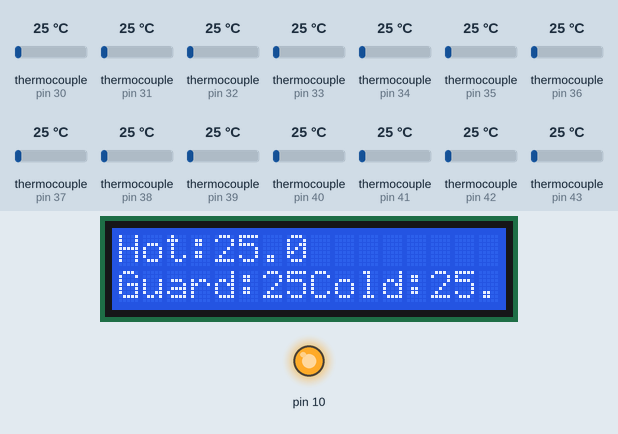
A sketch run on a simulated Arduino Uno, built with avr-gcc and run on an emulated ATmega328P. Shown: 16×2 character LCD, output pins drawn as LEDs (lit = HIGH). Inputs (shaded band) come from the test bench; at power-on: thermocouple (sensors on pin 30, pin 31, pin 32, pin 33, pin 34, pin 35, pin 36, pin 37, pin 38, pin 39, pin 40, pin 41, pin 42, pin 43) 25 °C. What the sketch prints to the serial monitor is not drawn.

Above: at 2.6 s.
2.7 s: thermocouple (sensor on pin 30) set to 6 °C
At 5.0 s:
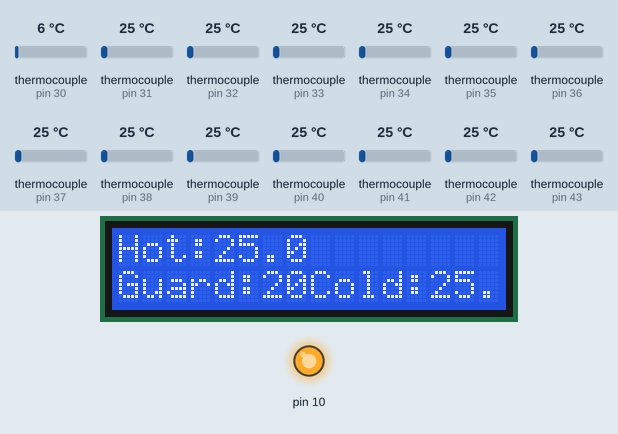
7.5 s: thermocouple (sensor on pin 31) set to 6 °C
At 9.0 s:
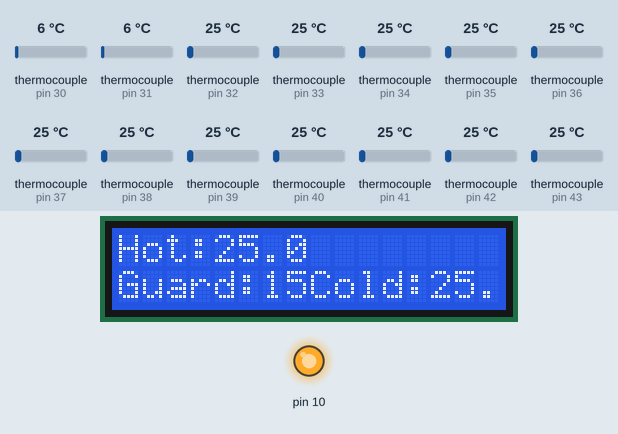
12.0 s: thermocouple (sensor on pin 32) set to 6 °C
At 14.0 s:
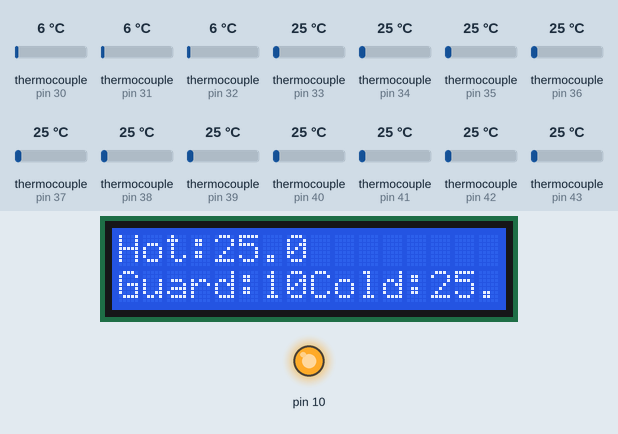
16.6 s: thermocouple (sensor on pin 33) set to 6 °C
At 19.0 s:
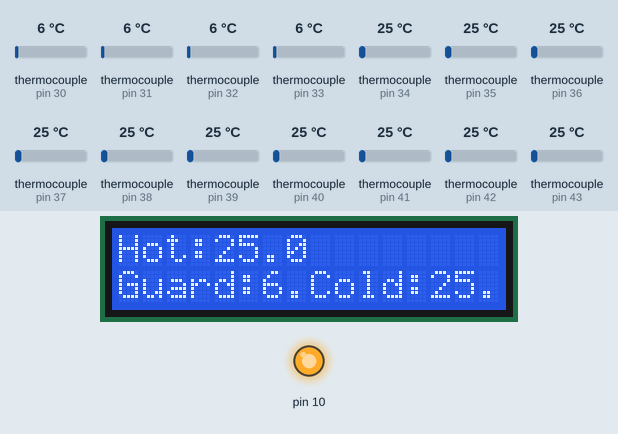
21.1 s: thermocouple (sensor on pin 34) set to 6 °C
At 22.6 s:
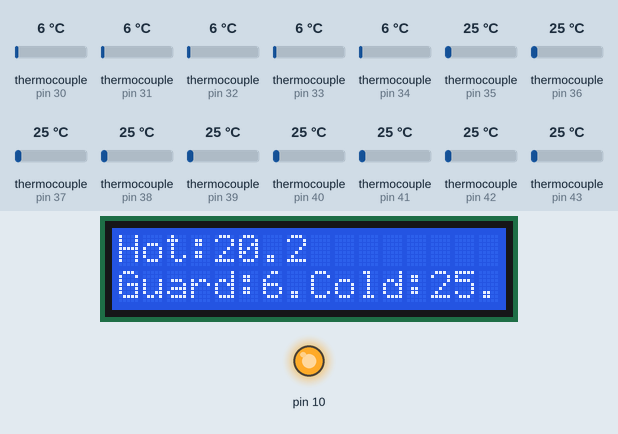
25.6 s: thermocouple (sensor on pin 35) set to 6 °C
At 27.4 s:
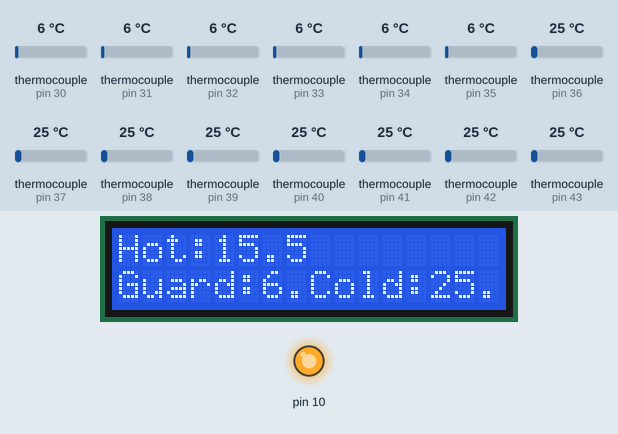
Timing chart, 0 to 28.9 s (numbered marks = the images above; inputs shaded):
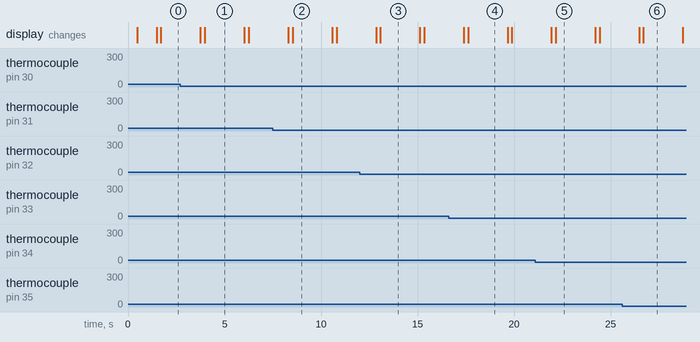

The sketch:

Arduino_Control_Code.ino
```cpp
//Other libraries needed for the code
#include <SPI.h>
#include "Adafruit_MAX31855.h"
#include <LiquidCrystal_I2C.h>

// Define pins for the Arduino MAX31855
#define MAXDO   22 // Data Output cable
#define MAXCLK  2 // Clock Cable

// Define Hot Plate pins (thermocouples 1-4)
#define MAXCS1  35 //Hot 1
#define MAXCS2  37 //Hot 2
#define MAXCS3  34 //Hot 3
#define MAXCS4  36 //Hot 4

// Define Guard pins (thermocouples 5-8)
#define MAXCS5  31 //GRD 1
#define MAXCS6  33 //GRD 2
#define MAXCS7  30 //GRD 3
#define MAXCS8  32 //GRD 4

// Define Cold Plate pins (thermocouples 9-14)
#define MAXCS9  39 //CLD1
#define MAXCS10 41 //CLD2
#define MAXCS11 43 //CLD3
#define MAXCS12 38 //CLD4
#define MAXCS13 40 //CLD5
#define MAXCS14 42 //CLD6

// Initialize thermocouples
Adafruit_MAX31855 thermocouples[] = {
  Adafruit_MAX31855(MAXCLK, MAXCS1, MAXDO), // Hot Plate
  Adafruit_MAX31855(MAXCLK, MAXCS2, MAXDO),
  Adafruit_MAX31855(MAXCLK, MAXCS3, MAXDO),
  Adafruit_MAX31855(MAXCLK, MAXCS4, MAXDO),
  Adafruit_MAX31855(MAXCLK, MAXCS5, MAXDO), // Guard
  Adafruit_MAX31855(MAXCLK, MAXCS6, MAXDO),
  Adafruit_MAX31855(MAXCLK, MAXCS7, MAXDO),
  Adafruit_MAX31855(MAXCLK, MAXCS8, MAXDO),
  Adafruit_MAX31855(MAXCLK, MAXCS9, MAXDO), // Cold Plate
  Adafruit_MAX31855(MAXCLK, MAXCS10, MAXDO),
  Adafruit_MAX31855(MAXCLK, MAXCS11, MAXDO),
  Adafruit_MAX31855(MAXCLK, MAXCS12, MAXDO),
  Adafruit_MAX31855(MAXCLK, MAXCS13, MAXDO),
  Adafruit_MAX31855(MAXCLK, MAXCS14, MAXDO)
};

//Screen Initialization
LiquidCrystal_I2C lcd(0x27, 16, 2);  // Set LCD address to 0x27 for 16x2 display

void setup() {
  Serial.begin(9600);

  while (!Serial) delay(1); // Wait for Serial on Leonardo/Zero, etc.

  Serial.println("MAX31855 Multi-Sensor Test");

  // Initialize SPI
  SPI.begin();

  // Initialize all thermocouples
  for (int i = 0; i < 14; i++) {
    Serial.print("Initializing sensor ");
    Serial.print(i + 1);
    Serial.print("...");

    if (!thermocouples[i].begin()) {
      Serial.println("ERROR!");
      while (1) delay(10); // Halt if initialization fails
    }
    Serial.println("DONE");
  }

  lcd.init();
  lcd.clear();
  lcd.backlight();      // Make sure backlight is on

  lcd.setCursor(2, 0);  // Set cursor to character 2 on line 0
  lcd.print("Ready!");
  delay(1000);
}

void loop() {
  lcd.clear(); // Clear LCD for fresh readings

  double groupTemps[3] = {0.0, 0.0, 0.0}; // [Hot Plate, Guard, Cold Plate]
  int groupCounts[3] = {0, 0, 0};         // Count of valid readings per group

  for (int i = 0; i < 14; i++) {
    double temp = thermocouples[i].readCelsius();

    // Print individual thermocouple readings to Serial Monitor


      // Add to respective group averages
      if (i < 4) {
        groupTemps[0] += temp; // Hot Plate
        groupCounts[0]++;
        Serial.print("Hot ");
        Serial.print(i + 1);
        if (isnan(temp)) {
        Serial.println(": Fault!");
        } else {
        Serial.print(": ");
        Serial.print(temp);
        Serial.println(" C");}
    } else if (i < 8) {
        groupTemps[1] += temp; // Guard
        groupCounts[1]++;
        Serial.print("Guard ");
        Serial.print(i - 3);
        if (isnan(temp)) {
        Serial.println(": Fault!");
      } else {
        Serial.print(": ");
        Serial.print(temp);
        Serial.println(" C");}
    } else {
        groupTemps[2] += temp; // Cold Plate
        groupCounts[2]++;
        Serial.print("Cold ");
        Serial.print(i - 7);
        if (isnan(temp)) {
        Serial.println(": Fault!");
        } else {
        Serial.print(": ");
        Serial.print(temp);
        Serial.println(" C");}
      }

  }

  // Calculate averages and display on LCD
  //For hot plate
  lcd.setCursor(0, 0);
  if (groupCounts[0] > 0) {
    groupTemps[0] /= groupCounts[0];
    lcd.print("Hot:");
    lcd.print(groupTemps[0], 1);
    Serial.print("Hot Plate Avg: ");
    Serial.println(groupTemps[0], 1);
  } else {
    lcd.print("Hot:N/A");
    Serial.println("Hot Plate Avg: N/A");
  }

   //for guard
  lcd.setCursor(0, 1);
  if (groupCounts[1] > 0) {
    groupTemps[1] /= groupCounts[1];
    lcd.print("Guard:");
    lcd.print(groupTemps[1], 1);
    Serial.print("Guard Avg: ");
    Serial.println(groupTemps[1], 1);
  } else {
    lcd.print("Guard:N/A");
    Serial.println("Guard Avg: N/A");
  }
    //for cold
  lcd.setCursor(8, 1);
  if (groupCounts[2] > 0) {
    groupTemps[2] /= groupCounts[2];
    lcd.print("Cold:");
    lcd.print(groupTemps[2], 1);
    Serial.print("Cold Plate Avg: ");
    Serial.println(groupTemps[2], 1);
  } else {
    lcd.print("Cold:N/A");
    Serial.println("Cold Plate Avg: N/A");
  }

  Serial.println("--------------------------");
  delay(2000);
}
```

Measured:
- after the input at 2.7 s, the display: first differs from a run without the input after 1.3 s (image 1)
- after the input at 7.5 s, the display: first differs from a run without the input after 1.0 s (image 2)
- after the input at 12.0 s, the display: first differs from a run without the input after 1.1 s (image 3)
- after the input at 16.6 s, the display: first differs from a run without the input after 1.0 s (image 4)
- after the input at 21.1 s, the display: first differs from a run without the input after 1.1 s (image 5)
- what the display in image 1 shows lasts 2.0 s, from 4.0 s to 6.0 s
